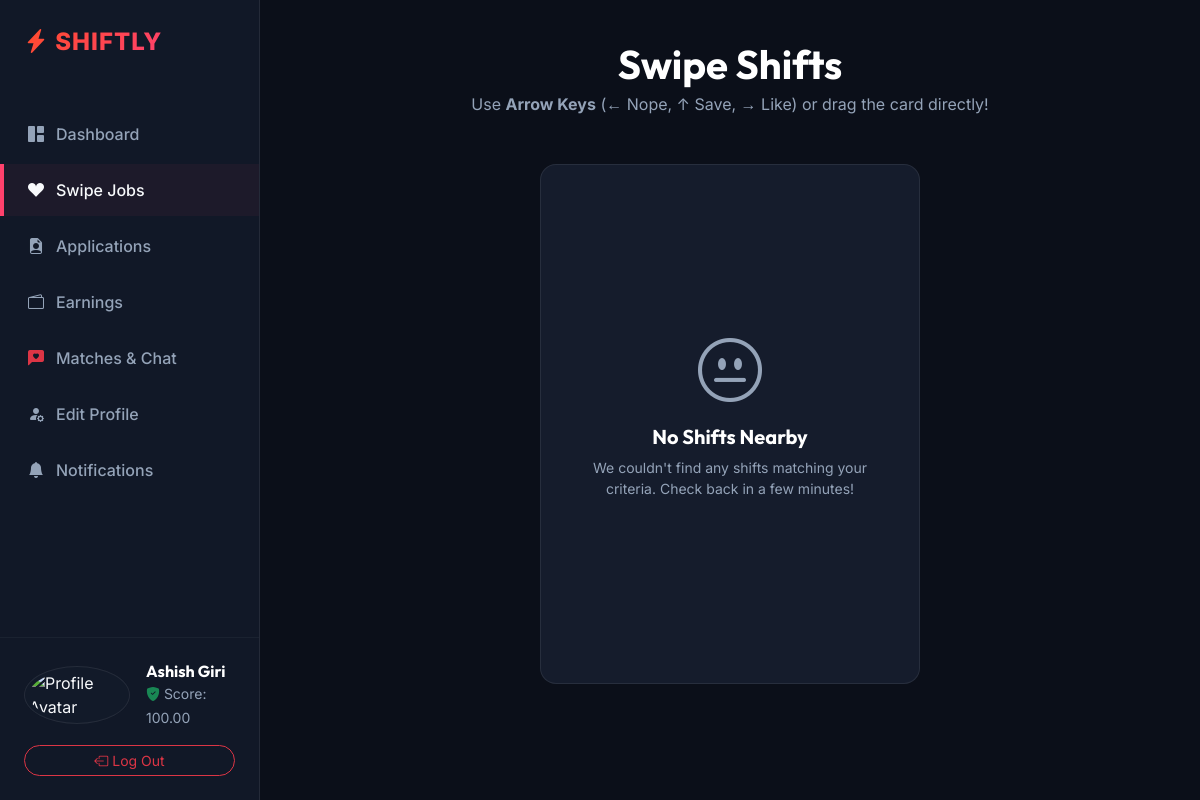
The app's page /api/v1/students/swipe/ (signed in) with its own data.
### accounts/models.py (models this page shows, shortened)
class User(AbstractUser):
    class Role(models.TextChoices):
        STUDENT = 'student', _('Student')
        BUSINESS = 'business', _('Business Owner')
        ADMIN = 'admin', _('Admin')
    class AccountStatus(models.TextChoices):
        PENDING = 'pending', _('Pending Approval')
        APPROVED = 'approved', _('Approved')
        REJECTED = 'rejected', _('Rejected')
        SUSPENDED = 'suspended', _('Suspended')
    username = None
    email = models.EmailField(_('email address'), unique=True)
    role = models.CharField(max_length=20, choices=Role.choices, default=Role.STUDENT)
    status = models.CharField(max_length=20, choices=AccountStatus.choices, default=AccountStatus.APPROVED)
    uuid = models.UUIDField(default=uuid.uuid4, editable=False, unique=True)
    is_active = models.BooleanField(default=True)
    is_verified = models.BooleanField(default=True)
    approved_by = models.ForeignKey('self', null=True, blank=True, on_delete=models.SET_NULL, related_name='approved_users')
    approved_at = models.DateTimeField(null=True, blank=True)
    created_at = models.DateTimeField(auto_now_add=True)
    updated_at = models.DateTimeField(auto_now=True)
    mfa_secret = models.CharField(max_length=255, blank=True, null=True)
    USERNAME_FIELD = 'email'
    REQUIRED_FIELDS = []
    objects = CustomUserManager()

### students/models.py (models this page shows, shortened)
class StudentProfile(models.Model):
    class Availability(models.TextChoices):
        AVAILABLE = 'available', 'Available'
        BUSY = 'busy', 'Busy'
        UNAVAILABLE = 'unavailable', 'Unavailable'
    user = models.OneToOneField(settings.AUTH_USER_MODEL, on_delete=models.CASCADE, related_name='student_profile')
    first_name = models.CharField(max_length=100)
    last_name = models.CharField(max_length=100)
    bio = models.TextField(blank=True, null=True)
    resume = models.FileField(
        upload_to='resumes/',
        blank=True,
        null=True,
        validators=[validate_file_size, validate_resume_extension]
    )
    resume_url = models.URLField(max_length=255, blank=True, null=True)
    portfolio_file = models.FileField(
        upload_to='portfolios/',
        blank=True,
        null=True,
        validators=[validate_file_size, validate_portfolio_extension]
    )
    profile_picture_url = models.URLField(max_length=255, blank=True, null=True)
    reputation_score = models.DecimalField(max_digits=5, decimal_places=2, default=100.00)
    hourly_rate_expectation = models.DecimalField(max_digits=10, decimal_places=2, default=0.00)
    availability_status = models.CharField(max_length=20, choices=Availability.choices, default=Availability.AVAILABLE)
    latitude = models.DecimalField(max_digits=10, decimal_places=8, null=True, blank=True)
    longitude = models.DecimalField(max_digits=11, decimal_places=8, null=True, blank=True)
    created_at = models.DateTimeField(auto_now_add=True)
    updated_at = models.DateTimeField(auto_now=True)

### students/views.py (the view)
# urls.py: path('swipe/', SwipeConsoleView.as_view(), name='student_swipe'),
class SwipeConsoleView(StudentRequiredMixin, TemplateView):
    template_name = 'students/swipe.html'
    def get_context_data(self, **kwargs):
        context = super().get_context_data(**kwargs)
        profile = get_object_or_404(StudentProfile, user=self.request.user)
        swiped_ids = Swipe.objects.filter(student=profile).values_list('job_id', flat=True)
        jobs = JobPosting.objects.filter(status='active').exclude(id__in=swiped_ids).prefetch_related('required_skills__skill')
        context.update({
            'profile': profile,
            'jobs': jobs,
        })
        return context

### students/views.py (called while the page is built)
    def dispatch(self, request, *args, **kwargs):
        if not request.user.is_authenticated:
            return self.handle_no_permission()
        if request.user.role != 'student' or not request.user.is_active or request.user.status != User.AccountStatus.APPROVED:
            raise PermissionDenied("Only approved students can access this area.")
        return super().dispatch(request, *args, **kwargs)

### templates/students/swipe.html (shortened to what this page needs)
{% extends 'students/base.html' %}
{% block content %}
<div class="container-fluid p-0">
    <div class="text-center mb-5">
        <h1 class="text-white mb-1">Swipe Shifts</h1>
        <p class="text-muted mb-0">Use <strong>Arrow Keys</strong> (← Nope, ↑ Save, → Like) or drag the card directly!</p>
    </div>
    <div class="swipe-container" id="swiper-container">
        {% if jobs %}
            {% for job in jobs %}
                <div class="swipe-card {% if forloop.first %}active-card{% else %}background-card{% endif %}"
                     data-id="{{ job.id }}"
                     data-title="{{ job.title }}"
                     data-company="{{ job.business.company_name }}"
                     data-company-logo="{{ job.business.company_logo_url|default:'https://images.unsplash.com/photo-1501339847302-ac426a4a7cbb?auto=format&fit=crop&w=400&q=80' }}"
                     data-location="{{ job.location_name }}"
                     data-pay="${{ job.base_pay }}<small class='fs-6 fw-normal text-muted'>/hr</small>"
                     data-work-type="{{ job.work_type|capfirst }}"
                     data-dates="{{ job.start_date }} to {{ job.end_date }}"
                     data-time="{{ job.shift_start_time }} - {{ job.shift_end_time }}"
                     data-description="{{ job.description }}"
                     data-slots="{{ job.slots_available }}"
                     data-skills="{% for r_skill in job.required_skills.all %}{{ r_skill.skill.name }}{% if not forloop.last %}, {% endif %}{% endfor %}"
                     style="{% if not forloop.first %}transform: scale(0.95) translateY(12px); opacity: 0.7; z-index: 1;{% else %}z-index: 2;{% endif %}">
                    <div class="swipe-card-image" style="background-image: url('{{ job.business.company_logo_url|default:'https://images.unsplash.com/photo-1501339847302-ac426a4a7cbb?auto=format&fit=crop&w=400&q=80' }}')">
                        <span class="swipe-card-badge badge-nope">NOPE</span>
                        <span class="swipe-card-badge badge-like">LIKE</span>
                        <span class="swipe-card-badge badge-save">SAVED</span>
                    </div>
                    <div class="swipe-card-body">
                        <div>
                            <div class="d-flex justify-content-between align-items-start mb-1">
                                <h4 class="mb-0 fs-5">{{ job.title }}</h4>
                                <span class="badge bg-danger bg-opacity-10 text-danger rounded-pill px-2.5 py-1 fs-6">
                                    {{ job.work_type|capfirst }}
                                </span>
                            </div>
                            <p class="text-muted mb-2">{{ job.business.company_name }} • {{ job.location_name }}</p>
                            <small class="d-block text-white mb-2"><i class="bi bi-calendar3"></i> {{ job.start_date }} ({{ job.shift_start_time }} - {{ job.shift_end_time }})</small>
                            <div class="d-flex flex-wrap gap-1 mt-2">
                                {% for r_skill in job.required_skills.all %}
                                    <span class="badge bg-glass border border-secondary border-opacity-10 text-muted px-2 py-1 fs-6">
                                        {{ r_skill.skill.name }}
                                    </span>
                                {% endfor %}
                            </div>
                        </div>
                        <div class="d-flex justify-content-between align-items-center">
                            <span class="fs-4 fw-bold text-gradient-coral">${{ job.base_pay }}<small class="fs-6 fw-normal text-muted">/hr</small></span>
                            <button class="btn btn-premium-outline btn-sm py-1 px-3 btn-view-details">View Details</button>
                        </div>
                    </div>
                </div>
            {% endfor %}
        {% else %}
            <div class="dash-card p-5 text-center d-flex flex-column align-items-center justify-content-center h-100">
                <i class="bi bi-emoji-neutral text-muted display-3 mb-3"></i>
                <h5 class="text-white">No Shifts Nearby</h5>
                <p class="text-muted small">We couldn't find any shifts matching your criteria. Check back in a few minutes!</p>
            </div>
        {% endif %}
    </div>
</div>
{% endblock %}

### templates/students/base.html (shortened to what this page needs)
<!DOCTYPE html>
<html lang="en" data-bs-theme="dark">
<head>
    <link href="https://cdn.jsdelivr.net/npm/bootstrap@5.3.3/dist/css/bootstrap.min.css" rel="stylesheet">
    <link rel="stylesheet" href="https://cdn.jsdelivr.net/npm/bootstrap-icons@1.11.3/font/bootstrap-icons.min.css">
    <link rel="stylesheet" href="/assets/css/main.css">
</head>
<body>
    <aside class="sidebar d-flex flex-column justify-content-between py-4">
        <div>
            <div class="px-4 mb-5">
                <a href="{% url 'student_dashboard' %}" class="navbar-brand text-gradient-coral fs-4 fw-extrabold"><i class="bi bi-lightning-charge-fill"></i> SHIFTLY</a>
            </div>
            <nav class="d-flex flex-column gap-1">
                <a href="{% url 'student_dashboard' %}" class="sidebar-link {% if request.resolver_match.url_name == 'student_dashboard' %}active{% endif %}">
                    <i class="bi bi-grid-1x2-fill"></i> Dashboard
                </a>
                <a href="{% url 'student_swipe' %}" class="sidebar-link {% if request.resolver_match.url_name == 'student_swipe' %}active{% endif %}">
                    <i class="bi bi-suit-heart-fill"></i> Swipe Jobs
                </a>
                <a href="{% url 'student_applications' %}" class="sidebar-link {% if request.resolver_match.url_name == 'student_applications' %}active{% endif %}">
                    <i class="bi bi-file-earmark-person-fill"></i> Applications
                </a>
                <a href="{% url 'student_earnings' %}" class="sidebar-link {% if request.resolver_match.url_name == 'student_earnings' %}active{% endif %}">
                    <i class="bi bi-wallet2"></i> Earnings
                </a>
                <a href="{% url 'student_matches' %}" class="sidebar-link {% if request.resolver_match.url_name == 'student_matches' %}active{% endif %}">
                    <i class="bi bi-chat-left-heart-fill text-danger"></i> Matches & Chat
                </a>
                <a href="{% url 'student_profile_edit' %}" class="sidebar-link {% if request.resolver_match.url_name == 'student_profile_edit' %}active{% endif %}">
                    <i class="bi bi-person-fill-gear"></i> Edit Profile
                </a>
                <a href="{% url 'student_notifications' %}" class="sidebar-link {% if request.resolver_match.url_name == 'student_notifications' %}active{% endif %}">
                    <i class="bi bi-bell-fill"></i> Notifications
                </a>
            </nav>
        </div>
        <div class="px-4 border-top border-secondary border-opacity-10 pt-4">
            <div class="d-flex align-items-center gap-3 mb-3">
                <div class="bg-glass rounded-circle p-1">
                    <img src="{{ profile.profile_picture_url|default:'https://images.unsplash.com/photo-1534528741775-53994a69daeb?auto=format&fit=crop&w=150&q=80' }}" alt="Profile Avatar" class="rounded-circle" style="width: 40px; height: 40px; object-fit: cover;">
                </div>
                <div>
                    <h6 class="mb-0 text-white">{{ request.user.student_profile.first_name }} {{ request.user.student_profile.last_name }}</h6>
                    <small class="text-muted"><i class="bi bi-shield-fill-check text-success"></i> Score: {{ request.user.student_profile.reputation_score }}</small>
                </div>
            </div>
            <a href="{% url 'logout_page' %}" class="btn btn-outline-danger btn-sm w-100 rounded-pill"><i class="bi bi-box-arrow-left"></i> Log Out</a>
        </div>
    </aside>
    <main class="main-content">
        {% block content %}{% endblock %}
    </main>
</body>
</html>

### assets/css/main.css (style rules this page uses)
:root { --primary-gradient: linear-gradient(135deg, #FF4B2B 0%, #FF416C 100%); --secondary-gradient: linear-gradient(135deg, #6366F1 0%, #4F46E5 100%); --accent-gradient: linear-gradient(135deg, #10B981 0%, #059669 100%); --primary-color: #FF4655; --primary-coral: #FF416C; --secondary-indigo: #6366F1; --success-emerald: #10B981; --dark-bg: #0B0F19; --dark-card: #151C2C; --dark-border: rgba(255, 255, 255, 0.08); --dark-glow: rgba(255, 65, 108, 0.15); --text-light: #F8FAFC; --text-muted: #94A3B8; --white: #FFFFFF; --transition-smooth: all 0.4s cubic-bezier(0.4, 0, 0.2, 1); }
body { background-color: var(--dark-bg); color: var(--text-light); font-family: 'Inter', sans-serif; overflow-x: hidden; scroll-behavior: smooth; }
h1, h2, h3, h4, h5, h6, .display-font { font-family: 'Outfit', sans-serif; font-weight: 700; }
.text-gradient-coral { background: var(--primary-gradient); -webkit-background-clip: text; -webkit-text-fill-color: transparent; }
.bg-glass { background: rgba(21, 28, 44, 0.65); backdrop-filter: blur(16px); -webkit-backdrop-filter: blur(16px); border: 1px solid var(--dark-border); }
.navbar-brand { font-size: 1.6rem; font-weight: 800; letter-spacing: 1px; }
.text-muted { color: #94A3B8 !important; }

### templates/students/base.html (style rules this page uses)
.sidebar { position: fixed; top: 0; bottom: 0; left: 0; width: 260px; background: #111827; border-right: 1px solid var(--dark-border); z-index: 100; transition: var(--transition-smooth); }
.sidebar-link { color: var(--text-muted); text-decoration: none; padding: 14px 24px; display: flex; align-items: center; gap: 12px; font-weight: 500; transition: var(--transition-smooth); border-left: 4px solid transparent; }
.sidebar-link:hover, .sidebar-link.active { color: var(--text-light); background: rgba(255, 65, 108, 0.05); border-left-color: var(--primary-coral); }
.main-content { margin-left: 260px; padding: 40px; min-height: 100vh; }
.dash-card { background-color: var(--dark-card); border: 1px solid var(--dark-border); border-radius: 16px; transition: var(--transition-smooth); }

### templates/students/swipe.html (style rules this page uses)
.swipe-container { height: 520px; position: relative; max-width: 380px; margin: 0 auto; }

### records on screen
User: user.student_profile.first_name "Ashish", user.student_profile.last_name "Giri", user.student_profile.reputation_score "100.00"
